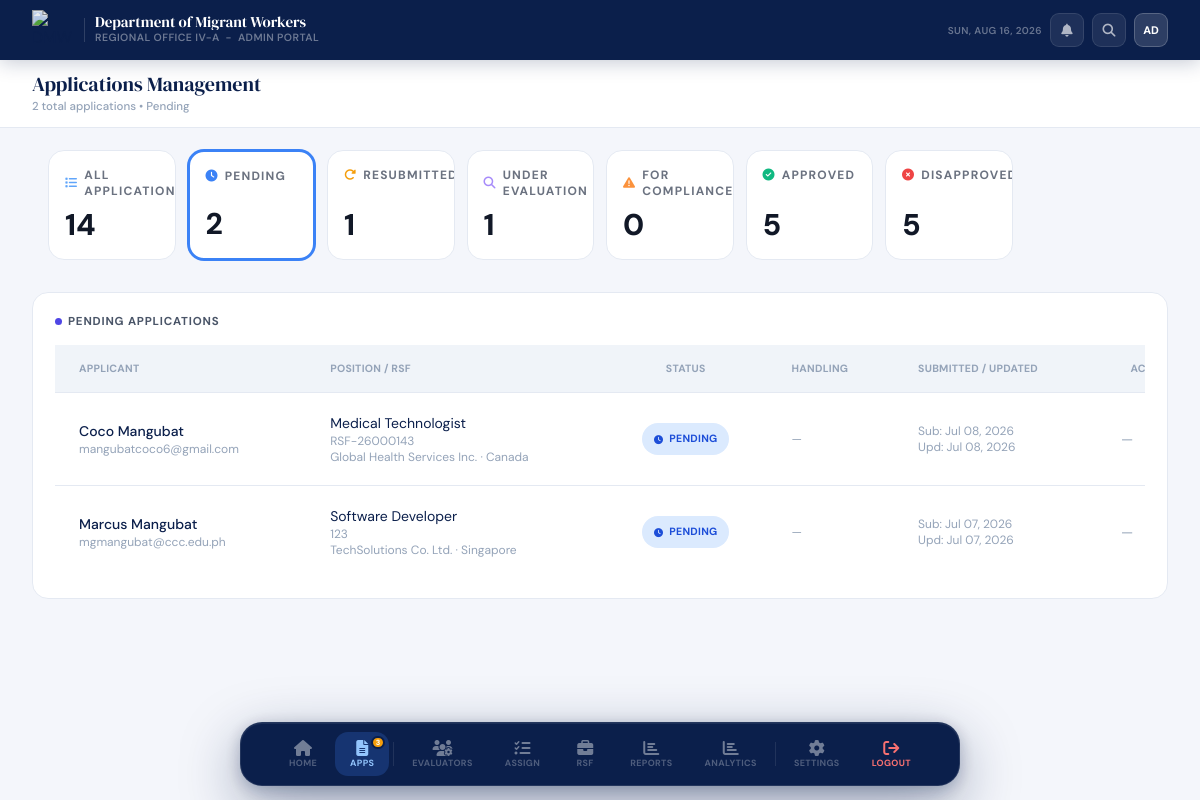
Page /admin/applications.php?status=pending (signed in) on the committed database.
### tables this page shows
CREATE TABLE `applications` (
  `id` int(11) NOT NULL,
  `client_id` int(11) NOT NULL,
  `rsf_id` int(11) NOT NULL,
  `status` varchar(50) DEFAULT 'pending',
  `current_evaluator_id` int(11) DEFAULT NULL,
  `handling_party` enum('evaluator','admin') DEFAULT NULL,
  `locked_at` timestamp NULL DEFAULT NULL,
  `submitted_at` timestamp NOT NULL DEFAULT current_timestamp(),
  `updated_at` timestamp NOT NULL DEFAULT current_timestamp() ON UPDATE current_timestamp(),
  `notes` text DEFAULT NULL
);

CREATE TABLE `clients` (
  `cid` int(11) NOT NULL,
  `email` varchar(100) NOT NULL,
  `first_name` varchar(80) NOT NULL,
  `middle_name` varchar(80) DEFAULT NULL,
  `last_name` varchar(80) NOT NULL,
  `suffix` varchar(20) DEFAULT NULL,
  `phone` varchar(20) DEFAULT NULL,
  `address` text DEFAULT NULL,
  `barangay` varchar(150) NOT NULL,
  `city_municipality` varchar(150) NOT NULL,
  `province` varchar(100) NOT NULL,
  `dob` date DEFAULT NULL,
  `gender` varchar(10) DEFAULT NULL,
  `created_at` timestamp NOT NULL DEFAULT current_timestamp()
);

CREATE TABLE `rsf_job_orders` (
  `id` int(11) NOT NULL,
  `rsf_number` varchar(50) NOT NULL,
  `employer_name` varchar(255) NOT NULL,
  `worksite_country` varchar(100) DEFAULT NULL,
  `classification` varchar(50) DEFAULT NULL,
  `position_title` varchar(150) DEFAULT NULL,
  `slots_available` int(11) DEFAULT NULL,
  `qualifications` text DEFAULT NULL,
  `deadline` date DEFAULT NULL,
  `pdf_path` varchar(500) DEFAULT NULL,
  `created_at` timestamp NOT NULL DEFAULT current_timestamp()
);

### admin/applications.php (the view, shortened to what the rows shown need)
<?php
require_once '../db.php';
$admin_email = $_SESSION['user_email'];
$admin_name = 'Admin';
$stmt_ad = $database->prepare("SELECT aid, full_name FROM admins WHERE email = ? LIMIT 1");
$stmt_ad->bind_param("s", $admin_email);
$stmt_ad->execute();
$ad_row = $stmt_ad->get_result()->fetch_assoc();
if ($ad_row) {
    $admin_name = $ad_row['full_name'] ?? 'Admin';
}
$status_filter = $_GET['status'] ?? '';
$applications = [];
$sql = "
    SELECT a.id, a.status, a.submitted_at, a.updated_at,
           a.current_evaluator_id, a.handling_party, a.locked_at, a.notes,
           r.rsf_number, r.position_title, r.employer_name, r.worksite_country,
           CONCAT(c.first_name, ' ', c.last_name) as applicant_name, c.email as applicant_email,
           ev.full_name as current_evaluator_name,
           asn.reassign_count
    FROM applications a
    JOIN rsf_job_orders r ON a.rsf_id = r.id
    LEFT JOIN clients c ON a.client_id = c.cid
    LEFT JOIN evaluators ev ON a.current_evaluator_id = ev.eid
    LEFT JOIN (
        SELECT application_id, COUNT(*) AS reassign_count
        FROM assignments
        GROUP BY application_id
    ) asn ON asn.application_id = a.id
    WHERE 1=1
";
$params = [];
$types = "";
$valid_single = ['pending', 'resubmitted', 'under_evaluation', 'for_compliance', 'approved', 'disapproved'];
if ($status_filter === 'unassign' || $status_filter === 'unassigned') {
    $sql .= " AND a.status IN ('unassign', 'unassigned')";
} elseif ($status_filter === 'assign' || $status_filter === 'assigned') {
    $sql .= " AND a.status IN ('assign', 'assigned')";
} elseif ($status_filter && in_array($status_filter, $valid_single, true)) {
    $sql .= " AND a.status = ?";
    $params[] = $status_filter;
    $types .= "s";
}
$sql .= " ORDER BY a.updated_at DESC";
if ($params) {
    $stmt = $database->prepare($sql);
    $stmt->bind_param($types, ...$params);
    $stmt->execute();
    $applications = $stmt->get_result()->fetch_all(MYSQLI_ASSOC);
} else {
    $res = $database->query($sql);
    if ($res) $applications = $res->fetch_all(MYSQLI_ASSOC);
}
$evaluators = [];
$res = $database->query("SELECT eid, full_name, email FROM evaluators ORDER BY full_name");
if ($res) $evaluators = $res->fetch_all(MYSQLI_ASSOC);
?>
<!DOCTYPE html>
<html lang="en">
<head>
    <script src="https://cdn.tailwindcss.com"></script>
    <link rel="stylesheet" href="https://cdnjs.cloudflare.com/ajax/libs/font-awesome/6.5.1/css/all.min.css">
    <link rel="stylesheet" href="../css/dashboard.css">
</head>
<body class="bg-[var(--bg,#f4f6fb)]">
    <header class="topbar">
        <div class="topbar-brand">
            <div class="brand-text">
                <h1>Department of Migrant Workers</h1>
            </div>
        </div>
        <div class="topbar-right">
            <span class="topbar-date" id="live-date"></span>
            <div class="tb-btn"><i class="fas fa-bell"></i><span class="notif-dot"></span></div>
            <div class="tb-btn"><i class="fas fa-magnifying-glass"></i></div>
            <div class="topbar-avatar"><?php
                                        $parts = explode(' ', trim($admin_name));
                                        echo htmlspecialchars(count($parts) >= 2
                                            ? strtoupper(substr($parts[0], 0, 1) . substr(end($parts), 0, 1))
                                            : strtoupper(substr($admin_name, 0, 2)));
                                        ?></div>
        </div>
    </header>
    <div class="subbar">
        <div class="subbar-top">
            <div class="subbar-greeting">
                <h2>Applications Management</h2>
            </div>
        </div>
    </div>
    <div class="main">
        <div class="card fade-in rounded-2xl border border-[var(--border)] bg-[var(--card)] overflow-hidden" style="animation-delay:.1s">
            <div class="overflow-x-auto no-scrollbar">
                <table class="w-full min-w-[1150px]">
                    <thead>
                        <tr class="bg-[var(--surface)] border-b border-[var(--border)]">
                            <th class="px-6 py-4 text-left text-[10.5px] font-bold uppercase tracking-wide text-[var(--text3)]">Applicant</th>
                            <th class="px-6 py-4 text-left text-[10.5px] font-bold uppercase tracking-wide text-[var(--text3)]">Position / RSF</th>
                            <th class="px-6 py-4 text-center text-[10.5px] font-bold uppercase tracking-wide text-[var(--text3)]">Status</th>
                            <th class="px-6 py-4 text-left text-[10.5px] font-bold uppercase tracking-wide text-[var(--text3)]">Handling</th>
                            <th class="px-6 py-4 text-left text-[10.5px] font-bold uppercase tracking-wide text-[var(--text3)]">Submitted / Updated</th>
                            <th class="px-6 py-4 text-center text-[10.5px] font-bold uppercase tracking-wide text-[var(--text3)]">Action</th>
                        </tr>
                    </thead>
                    <tbody class="divide-y divide-[var(--border)] text-sm">
                        <?php if (empty($applications)): ?>
                            <tr>
                                <td colspan="6" class="px-8 py-16 text-center text-[var(--text3)]">
                                    <i class="fas fa-inbox text-4xl text-[var(--border)] block mb-3"></i>
                                    <span class="text-sm font-bold text-[var(--text2)] block">No applications found</span>
                                    <span class="text-xs">Try a different filter above.</span>
                                </td>
                            </tr>
                        <?php else: ?>
                            <?php foreach ($applications as $i => $app): ?>
                                <?php
                                $statusClass = 'bg-gray-100 text-gray-700';
                                $statusIcon  = 'fa-circle';
                                if ($app['status'] === 'approved') {
                                    $statusClass = 'bg-emerald-100 text-emerald-700';
                                    $statusIcon  = 'fa-check-circle';
                                } elseif (in_array($app['status'], ['under_evaluation', 'assign', 'assigned'])) {
                                    $statusClass = 'bg-indigo-100 text-indigo-700';
                                    $statusIcon  = $app['status'] === 'under_evaluation' ? 'fa-search' : 'fa-user-check';
                                } elseif ($app['status'] === 'for_compliance') {
                                    $statusClass = 'bg-orange-100 text-orange-700';
                                    $statusIcon  = 'fa-triangle-exclamation';
                                } elseif ($app['status'] === 'disapproved') {
                                    $statusClass = 'bg-red-100 text-red-700';
                                    $statusIcon  = 'fa-times-circle';
                                } elseif (in_array($app['status'], ['unassign', 'unassigned', 'resubmitted'])) {
                                    $statusClass = 'bg-amber-100 text-amber-700';
                                    $statusIcon  = 'fa-rotate-right';
                                } elseif ($app['status'] === 'pending') {
                                    $statusClass = 'bg-blue-100 text-blue-700';
                                    $statusIcon  = 'fa-clock';
                                }
                                $rowDelay = .05 + (min($i, 8) * .02);
                                $isStale  = !empty($app['locked_at'])
                                    && in_array($app['status'], ['under_evaluation', 'for_compliance'], true)
                                    && ((time() - strtotime($app['locked_at'])) / 3600) > 48;
                                ?>
                                <tr class="fade-in hover:bg-[var(--surface)] transition-colors <?= $isStale ? 'row-stale' : '' ?>" style="animation-delay:<?= $rowDelay ?>s">
                                    <td class="px-6 py-5">
                                        <div class="font-medium">
                                            <a href="view-application.php?id=<?= (int) $app['id'] ?>" class="hover:underline" style="color:var(--navy);">
                                                <?= htmlspecialchars($app['applicant_name'] ?? '—') ?>
                                            </a>
                                        </div>
                                        <div class="text-xs text-[var(--text3)]"><?= htmlspecialchars($app['applicant_email'] ?? '') ?></div>
                                    </td>
                                    <td class="px-6 py-5">
                                        <div><?= htmlspecialchars($app['position_title']) ?></div>
                                        <div class="text-xs text-[var(--text3)]"><?= htmlspecialchars($app['rsf_number']) ?></div>
                                        <div class="text-xs text-[var(--text3)]">
                                            <?= htmlspecialchars($app['employer_name']) ?><?= !empty($app['worksite_country']) ? ' · ' . htmlspecialchars($app['worksite_country']) : '' ?>
                                        </div>
                                    </td>
                                    <td class="px-6 py-5 text-center">
                                        <span class="inline-flex items-center gap-1.5 px-3 py-1.5 rounded-full text-[10.5px] font-bold uppercase tracking-wide <?= $statusClass ?>"
                                            <?php if (!empty($app['notes'])): ?>title="<?= htmlspecialchars($app['notes'], ENT_QUOTES) ?>" <?php endif; ?>>
                                            <i class="fas <?= $statusIcon ?> text-[9px]"></i><?= htmlspecialchars(str_replace('_', ' ', ucfirst($app['status']))) ?>
                                        </span>
                                    </td>
                                    <td class="px-6 py-5 text-xs">
                                        <?php if (!empty($app['current_evaluator_name'])): ?>
                                            <div class="font-semibold" style="color:var(--navy);"><?= htmlspecialchars($app['current_evaluator_name']) ?></div>
                                            <div class="text-[var(--text3)]">
                                                <?= $app['handling_party'] === 'admin' ? 'With Admin' : 'With Evaluator' ?>
                                                <?php if (!empty($app['reassign_count']) && (int) $app['reassign_count'] > 1): ?>
                                                    · reassigned <?= (int) $app['reassign_count'] - 1 ?>x
                                                <?php endif; ?>
                                            </div>
                                            <?php
                                            if (!empty($app['locked_at']) && in_array($app['status'], ['under_evaluation', 'for_compliance'], true)) {
                                                $locked_hours = (time() - strtotime($app['locked_at'])) / 3600;
                                                if ($locked_hours > 48) {
                                                    echo '<div class="text-amber-600 font-semibold mt-0.5"><i class="fas fa-triangle-exclamation"></i> Stale since '
                                                        . date('M d', strtotime($app['locked_at'])) . '</div>';
                                                }
                                            }
                                            ?>
                                        <?php else: ?>
                                            <span class="text-[var(--text3)]">—</span>
                                        <?php endif; ?>
                                    </td>
                                    <td class="px-6 py-5 text-xs text-[var(--text3)]">
                                        <div>Sub: <?= date('M d, Y', strtotime($app['submitted_at'])) ?></div>
                                        <div>Upd: <?= date('M d, Y', strtotime($app['updated_at'])) ?></div>
                                    </td>
                                    <td class="px-6 py-5">
                                        <?php if (in_array($app['status'], ['unassign', 'unassigned'], true) && !empty($evaluators)): ?>
                                            <form method="POST" class="flex items-center gap-3">
                                                <input type="hidden" name="action" value="assign">
                                                <input type="hidden" name="application_id" value="<?= $app['id'] ?>">
                                                <select name="evaluator_id" required
                                                    class="border border-[var(--border)] bg-white rounded-xl px-4 py-2 text-sm focus:outline-none focus:border-[var(--blue-lt)]">
                                                    <option value="">Select evaluator...</option>
                                                    <?php foreach ($evaluators as $ev): ?>
                                                        <option value="<?= $ev['eid'] ?>"><?= htmlspecialchars($ev['full_name']) ?></option>
                                                    <?php endforeach; ?>
                                                </select>
                                                <button type="submit"
                                                    class="bg-[var(--blue)] hover:bg-[#1e40af] hover:-translate-y-0.5 text-white px-5 py-2 rounded-xl text-sm font-semibold transition">
                                                    Assign
                                                </button>
                                            </form>
                                        <?php else: ?>
                                            <span class="text-[var(--text3)] text-sm">—</span>
                                        <?php endif; ?>
                                    </td>
                                </tr>
                            <?php endforeach; ?>
                        <?php endif; ?>
                    </tbody>
                </table>
            </div>
        </div>
    </div>
</body>
</html>

### rows in the picture
applications: applicant_name "Coco Mangubat", client.email "mangubatcoco6@gmail.com", rsf.position_title "Medical Technologist", rsf.rsf_number "RSF-26000143", rsf.employer_name "Global Health Services Inc.", rsf.worksite_country "Canada", status "PENDING", submitted_at "Jul 08, 2026", updated_at "Jul 08, 2026"
applications: applicant_name "Marcus Mangubat", client.email "mgmangubat@ccc.edu.ph", rsf.position_title "Software Developer", rsf.rsf_number "123", rsf.employer_name "TechSolutions Co. Ltd.", rsf.worksite_country "Singapore", status "PENDING", submitted_at "Jul 07, 2026", updated_at "Jul 07, 2026"

### other values in the picture
count($applications) "2"
str_replace('_', ' ', $status_filter) "Pending"
$kpi['label'] "ALL…"
$kpi['count'] "14"
$kpi['label'] "PENDING"
$kpi['count'] "2"
$kpi['count'] "1"
$kpi['label'] "UNDER EVALUATION"
$kpi['label'] "FOR COMPLIANCE"
$kpi['count'] "0"
$kpi['label'] "APPROVED"
$kpi['count'] "5"
str_replace('_', ' ', $status_filter) "PENDING"
$active_apps "3"
